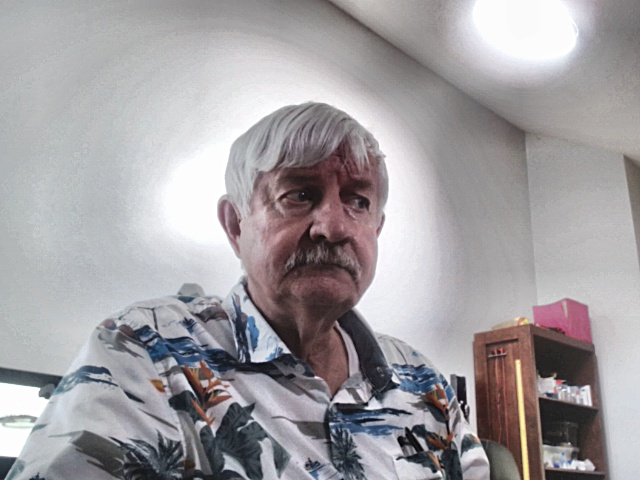
#> input picture piper_brain/piper_brain/assets/faces/steve-001.jpg, 640 x 480 px
$ python -i sketcher.py   (imports and definitions only)
#> lines starting #> are read from the running program, lines starting #| are printed output that depends on the picture
#> further down, picture is the input picture: shape (480, 640, 3); mean B, G, R 161, 158.1, 161.7
#!/usr/bin/env python3
import cv2
import numpy as np
import os
import time

class PiperSketcher:
    def __init__(self):
        # Establish the absolute path anchor relative to this file's location
        base_dir = os.path.dirname(os.path.abspath(__file__))
        self.workspace_dir = os.path.join(base_dir, "assets", "sketchbook")

        # Ensure the entire directory tree exists safely
        os.makedirs(self.workspace_dir, exist_ok=True)
        print(f"🎨 PiperSketcher Core Initialized. Workspace bound to: {self.workspace_dir}")

    def sketch_from_frame(self, cv_frame, description="Reality Snapshot"):
        """
        Processes an incoming OpenCV frame matrix, extracts clean physical boundaries,
        and saves a high-contrast ink-on-paper sketch asset.
        """
#> called with description = 'Reality Snapshot'
        if cv_frame is None or cv_frame.size == 0:
            print("ERROR: PiperSketcher received an empty or corrupt frame matrix.")
            return None

        # 1. Simplify the color matrix to pure spatial intensity (Grayscale)
        gray = cv2.cvtColor(cv_frame, cv2.COLOR_BGR2GRAY)
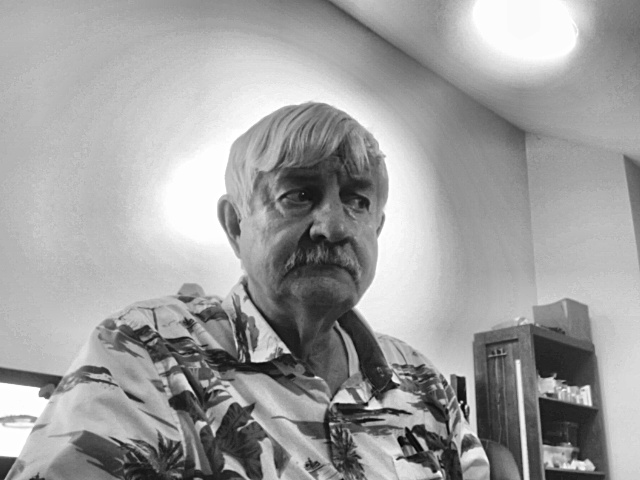
#> gray: shape (480, 640); min 1, max 255, mean 159.5

        # 2. Smooth out high-frequency sensor noise using a subtle Gaussian filter
        blurred = cv2.GaussianBlur(gray, (5, 5), 0)

        # 3. Apply Canny Edge Detection to calculate structural boundary gradients
        edges = cv2.Canny(blurred, threshold1=30, threshold2=100)
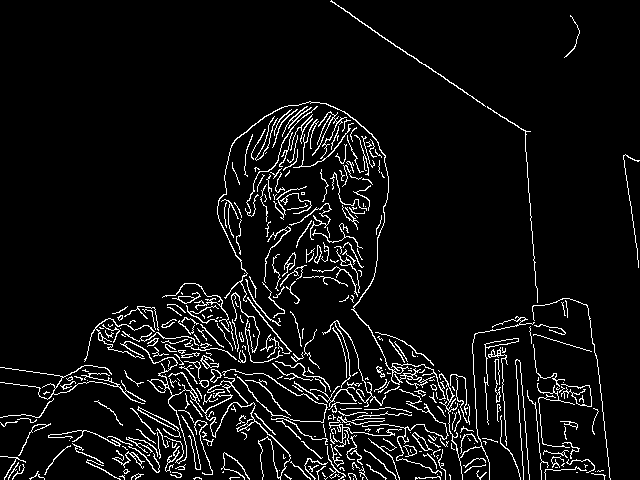
#> edges: shape (480, 640); 6.3% white in thin lines or dots

        # 4. Invert the binary matrix so edges are black ink strokes on a clean white page
        sketch_canvas = cv2.bitwise_not(edges)
#> sketch_canvas: shape (480, 640); 93.7% white; black in thin lines or dots

        # ✨ 5. Lock the asset away with a readable local timestamp index (e.g., sketch_20260706_173045.jpg)
        time_string = time.strftime('%Y%m%d_%H%M%S', time.localtime())
        filename = f"sketch_{time_string}.jpg"
        filepath = os.path.join(self.workspace_dir, filename)

        success = cv2.imwrite(filepath, sketch_canvas)
        if success:
            print(f"🎨 Sketch successfully rendered and committed: {filename} ({description})")
            return filename
        else:
            print(f"ERROR: Failed to write matrix payload to disk at: {filepath}")
            return None

    def apply_harmonic_distortion(self, input_filename, frequency=120, amplitude=15):
        """
        Skill Expansion: Takes an existing sketch asset and warps its lines
        using a periodic sine wave to simulate abstract harmonic frequency fields.
        """
        input_path = os.path.join(self.workspace_dir, input_filename)
        if not os.path.exists(input_path):
            print(f"ERROR: Target asset '{input_filename}' missing from workspace.")
            return None

        img = cv2.imread(input_path, cv2.IMREAD_GRAYSCALE)
        rows, cols = img.shape
        abstract_canvas = np.zeros(img.shape, dtype=np.uint8) + 255  # Solid white background

        # Mathematical transformation loop across the line pixel vectors
        for i in range(rows):
            # Calculate horizontal pixel displacement via a clean sine function
            shift = int(amplitude * np.sin(2 * np.pi * i / frequency))
            for j in range(cols):
                if img[i, j] < 128:  # Isolate active line pixels (black strokes)
                    new_j = (j + shift) % cols
                    abstract_canvas[i, new_j] = 0  # Re-project line onto abstract canvas

        # ✨ Readable local timestamp index for abstract transformations
        time_string = time.strftime('%Y%m%d_%H%M%S', time.localtime())
        filename = f"abstract_{time_string}.jpg"
        filepath = os.path.join(self.workspace_dir, filename)
        cv2.imwrite(filepath, abstract_canvas)

        print(f"🌀 Abstract transformation completed: {filename}")
        return filename

>>> import cv2
>>> picture = cv2.imread('assets/faces/steve-001.jpg')
>>> result = PiperSketcher().sketch_from_frame(picture)
#> result = 'sketch_20261121_074808.jpg'
